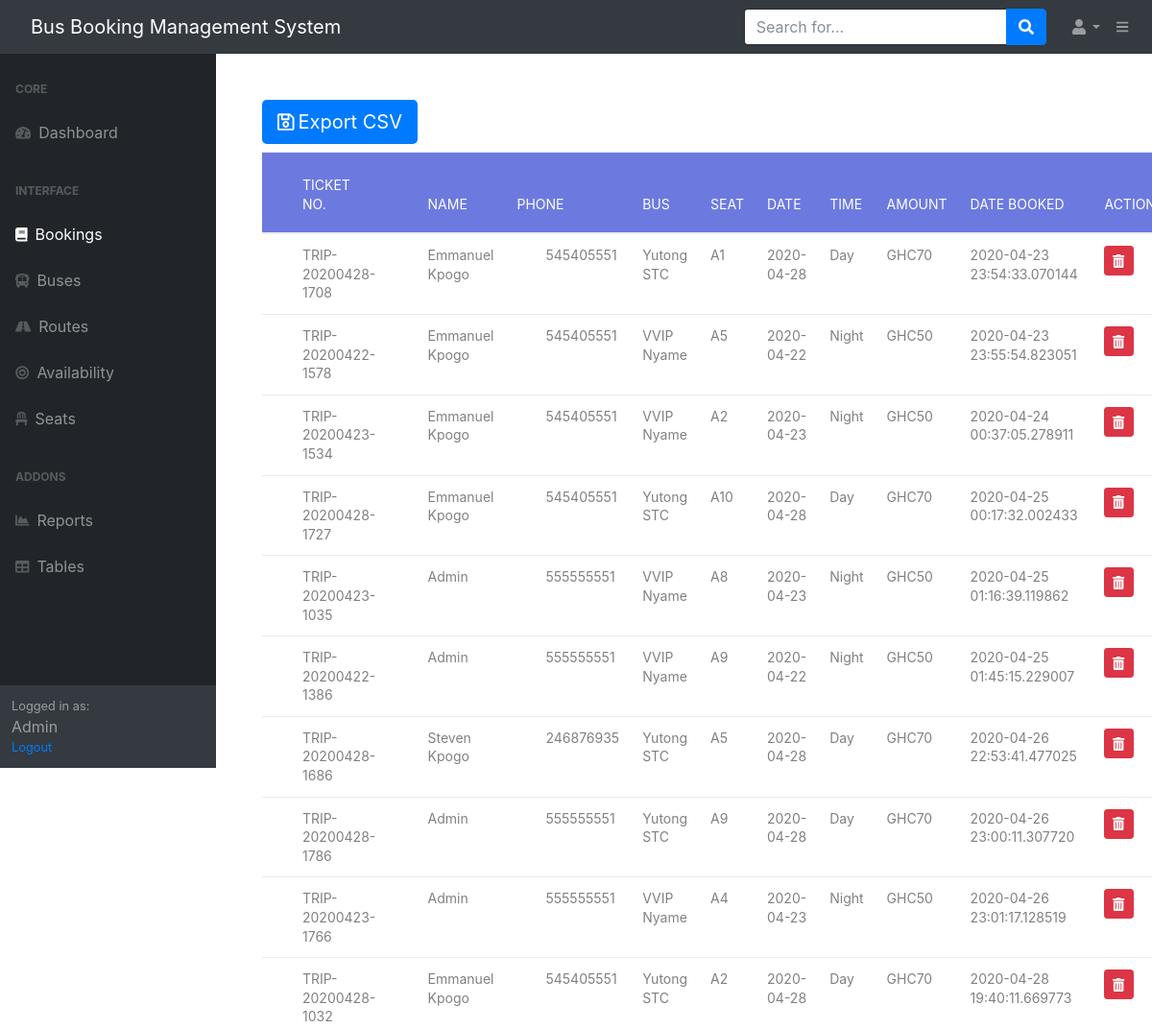
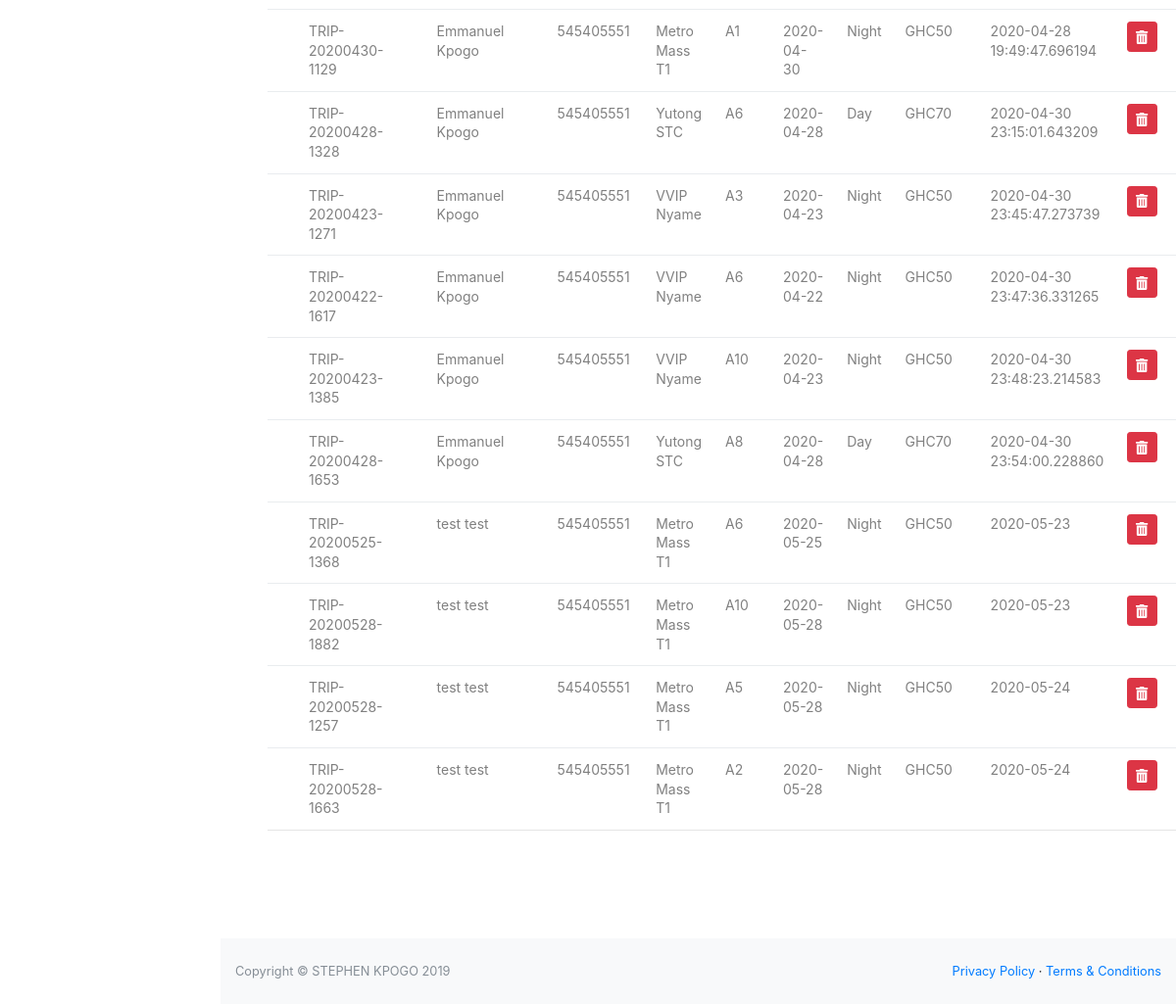
The app's page /bookings (signed in), older data (2 pictures, top to bottom).
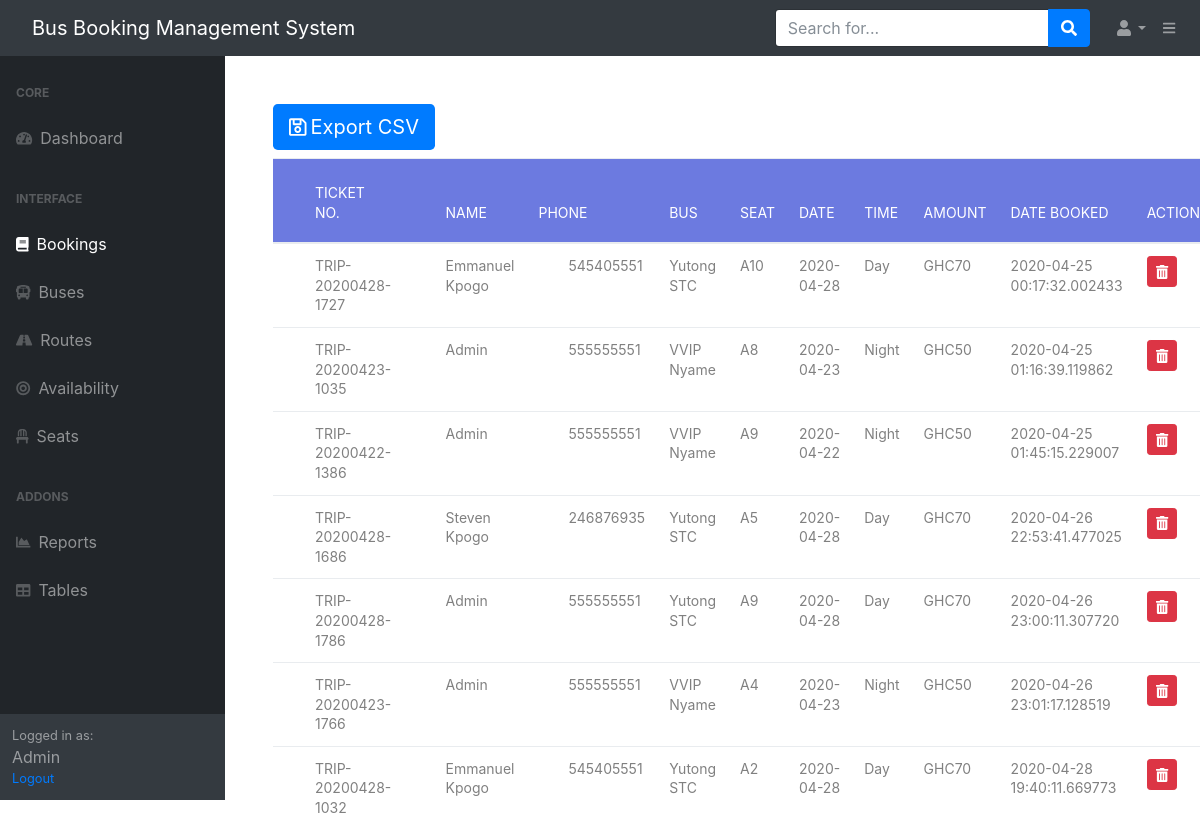
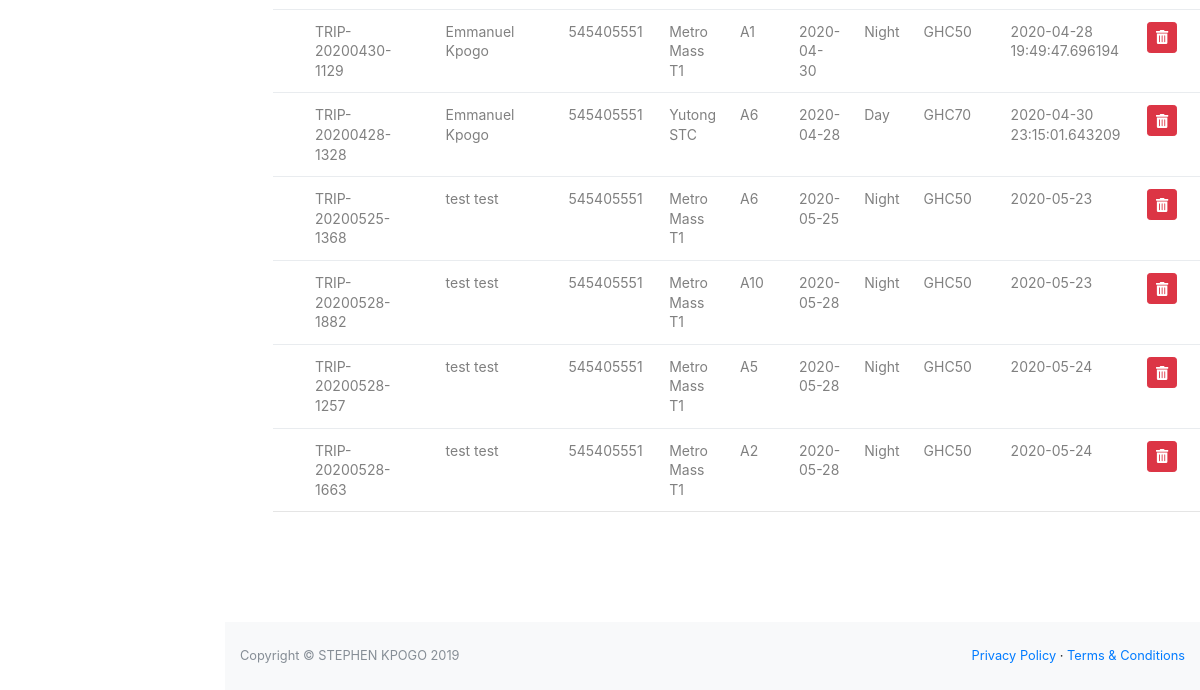
The same page, newer data (2 pictures, top to bottom).
### bbs/models.py (models this page shows, shortened)
class Booking(db.Model):
    id = db.Column(db.Integer, primary_key=True)
    ticket_number = db.Column(db.String(60), nullable=False)
    customer_id = db.Column(db.Integer, db.ForeignKey('user.id'),nullable=False)
    seat_id = db.Column(db.Integer, db.ForeignKey('seats.id'),nullable=False)
    bus_id = db.Column(db.Integer, db.ForeignKey('buses.id'),nullable=False)
    route_id = db.Column(db.Integer, db.ForeignKey('route.id'),nullable=False)
    phone = db.Column(db.Integer(), nullable=False)
    date_booked = db.Column(db.String(120), nullable=False,default=now.strftime('%Y-%m-%d'))
    email = db.Column(db.String(120), nullable=False)
    date = db.Column(db.DateTime, nullable=False)
    time = db.Column(db.String(60), nullable=False)

class User(db.Model,UserMixin):
    id = db.Column(db.Integer, primary_key=True)
    name = db.Column(db.String(60), unique=True, nullable=False)
    username = db.Column(db.String(20), unique=True, nullable=False)
    email = db.Column(db.String(120), unique=True, nullable=False)
    phone = db.Column(db.Integer(), unique=True, nullable=False)
    image_file = db.Column(db.String(20), nullable=False,default='default.jpg')
    password = db.Column(db.String(60),nullable=False)
    active = db.Column(db.Boolean)
    bookings = db.relationship('Booking', backref='customer')
    roles = db.relationship('Role',secondary='roles_users', backref=db.backref('users', lazy='dynamic'))

class Buses(db.Model):
    id = db.Column(db.Integer, primary_key=True)
    name = db.Column(db.String(60), unique=True, nullable=False)
    number = db.Column(db.String(20), unique=True, nullable=False)
    description = db.Column(db.String(200), nullable=False)
    image_file = db.Column(db.String(60), nullable=False,default='default_bus.jpg')
    bookings = db.relationship('Booking', backref='bus')
    availability = db.relationship('Availability', backref='bus')

class Seats(db.Model):
    id = db.Column(db.Integer, primary_key=True)
    name = db.Column(db.String(5), unique=True, nullable=False)
    bookings = db.relationship('Booking', backref='seat')

class Route(db.Model):
    id = db.Column(db.Integer, primary_key=True)
    name = db.Column(db.String(60), nullable=False)
    time = db.Column(db.String(60), nullable=False)
    amount = db.Column(db.Integer(), nullable=False)
    availability = db.relationship('Availability', backref='route')
    booking = db.relationship('Booking', backref='route')

### bbs/admin/routes.py (the view)
@myadmin.route('/bookings')
@roles_required('admin')
def bookings():
    bookings = Booking.query.all()
    with open( dir_of_interest +'./bookings.csv','w',newline='') as f:
        out = csv.writer(f)
        out.writerow(['Ticket Number','Name','Phone','Bus','Seat','Departure Date','Time','Amount','Date Booked'])
        for booking in bookings:
            out.writerow([booking.ticket_number,booking.customer.name,booking.phone,booking.bus.name,booking.seat.name,
                    booking.date.strftime('%Y-%m-%d'),booking.route.time,booking.route.amount,booking.date_booked ])
    return render_template('/admin/bookings.html',bookings=bookings)

### bbs/templates/admin/bookings.html
{% extends "admin/admin_layout.html"%}
{% block content%}
<div class="table100 ver3 m-b-110 ml-5 mr-5 mt-5">
  <div class="mt-5 mb-2 ">
    <a type="button" class="btn-lg btn-primary" href="{{url_for('myadmin.export_csv')}}"><i class="far fa-save mr-1"></i></i>Export CSV</a>
 </div>
<table class="table table-hover">
  <thead>
    <tr class="row100 head">
      <th class="column100 column1" data-column="column2">Ticket No.</th>
      <th class="column100 column1" data-column="column2">Name</th>
      <th class="column100 column2" data-column="column3">Phone</th>
      <th class="column100 column2" data-column="column3">Bus</th>
      <th class="column100 column3" data-column="column4">Seat</th>
      <th class="column100 column4" data-column="column5">Date</th>
      <th class="column100 column5" data-column="column6">Time</th>
      <th class="column100 column6" data-column="column7">Amount</th>
      <th class="column100 column7" data-column="column8">Date Booked</th>
      <th class="column100 column8" data-column="column8">Action</th>
    </tr>
  </thead>
  <tbody>
    {% for booking in bookings%}
    <tr class="">
      <td class="column100 column1" data-column="column1">{{booking.ticket_number}}</td>
      <td class="column100 column1" data-column="column1">{{booking.customer.name}}</td>
      <td class="column100 column1" data-column="column1">{{booking.phone}}</td>
      <td class="column100 column2" data-column="column2">{{booking.bus.name}}</td>
      <td class="column100 column3" data-column="column3">{{booking.seat.name}}</td>
      <td class="column100 column4" data-column="column4">{{booking.date.strftime('%Y-%m-%d')}}</td>
      <td class="column100 column5" data-column="column5">{{booking.route.time}}</td>
      <td class="column100 column6" data-column="column6">GHC{{booking.route.amount}}</td>
      <td class="column100 column7" data-column="column7">{{booking.date_booked}}</td>
      <td class="column100 column8" data-column="column8">
     <a class="btn btn-sm btn-danger" href="{{url_for('myadmin.delete',id=booking.id)}}"> <i class="fas fa-trash-alt"></i></a></td>
     </tr>
    {% endfor %}
  </tbody>
</table>
</div>
{% endblock content%}

Row changes from the older to the newer data that the page shows:
removed Booking: ticket_number "TRIP-20200428-1708", customer.name "Emmanuel Kpogo", phone "545405551", bus.name "Yutong STC", seat.name "A1", date "2020-04-28", route.time "Day", route.amount "70", date_booked "2020-04-23 23:54:33.070144"
removed Booking: ticket_number "TRIP-20200422-1578", customer.name "Emmanuel Kpogo", phone "545405551", bus.name "VVIP Nyame", seat.name "A5", date "2020-04-22", route.time "Night", route.amount "50", date_booked "2020-04-23 23:55:54.823051"
removed Booking: ticket_number "TRIP-20200423-1534", customer.name "Emmanuel Kpogo", phone "545405551", bus.name "VVIP Nyame", seat.name "A2", date "2020-04-23", route.time "Night", route.amount "50", date_booked "2020-04-24 00:37:05.278911"
removed Booking: ticket_number "TRIP-20200423-1271", customer.name "Emmanuel Kpogo", phone "545405551", bus.name "VVIP Nyame", seat.name "A3", date "2020-04-23", route.time "Night", route.amount "50", date_booked "2020-04-30 23:45:47.273739"
removed Booking: ticket_number "TRIP-20200422-1617", customer.name "Emmanuel Kpogo", phone "545405551", bus.name "VVIP Nyame", seat.name "A6", date "2020-04-22", route.time "Night", route.amount "50", date_booked "2020-04-30 23:47:36.331265"
removed Booking: ticket_number "TRIP-20200423-1385", customer.name "Emmanuel Kpogo", phone "545405551", bus.name "VVIP Nyame", seat.name "A10", date "2020-04-23", route.time "Night", route.amount "50", date_booked "2020-04-30 23:48:23.214583"
removed Booking: ticket_number "TRIP-20200428-1653", customer.name "Emmanuel Kpogo", phone "545405551", bus.name "Yutong STC", seat.name "A8", date "2020-04-28", route.time "Day", route.amount "70", date_booked "2020-04-30 23:54:00.228860"
